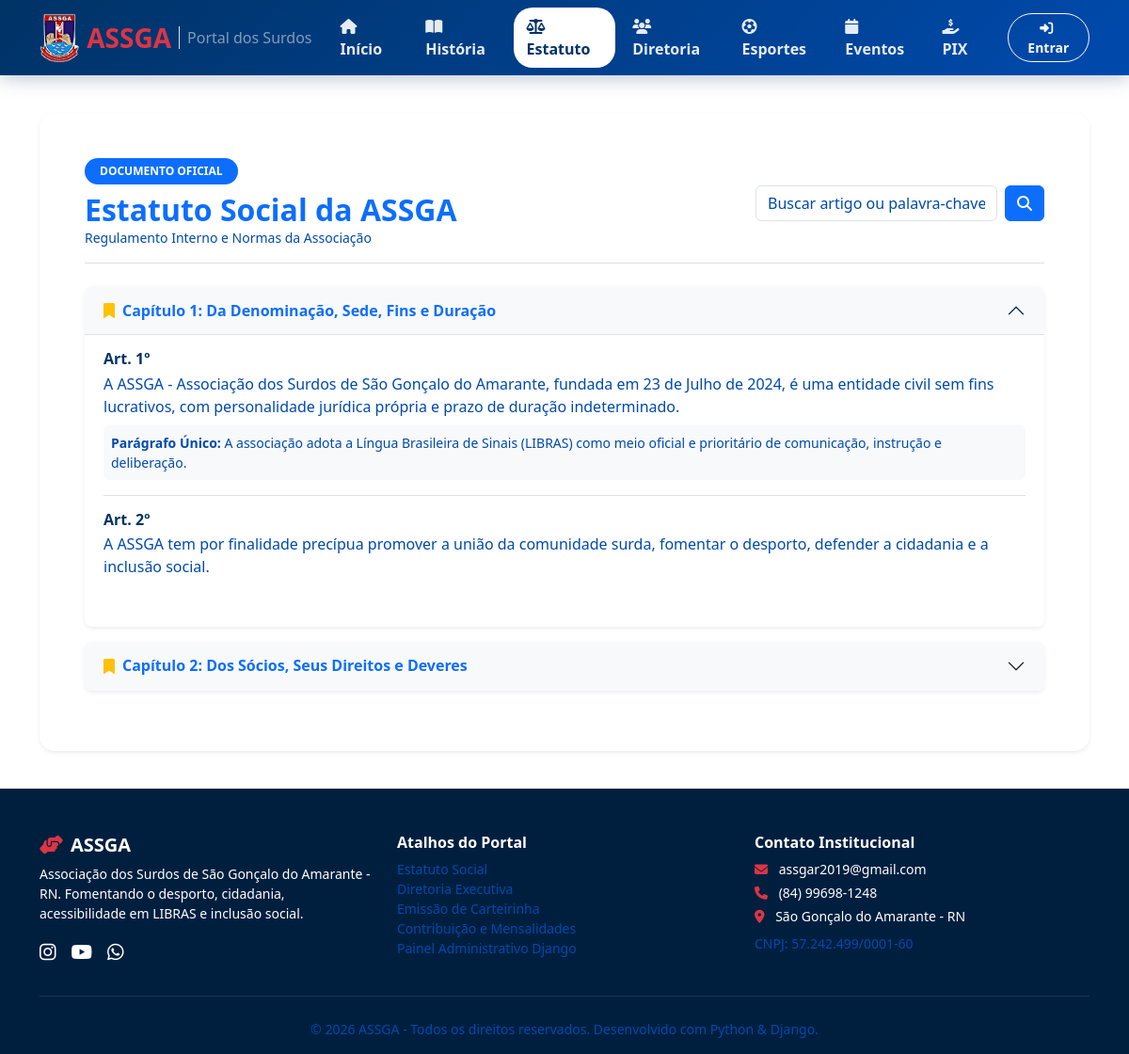
Page /estatuto/ on the committed database.
### core/models.py (models this page shows, shortened)
class CapituloEstatuto(models.Model):
    numero = models.PositiveIntegerField('Número do Capítulo')
    titulo = models.CharField('Título do Capítulo', max_length=200)
    ordem = models.PositiveIntegerField('Ordem', default=1)
    class Meta:
        verbose_name = 'Capítulo do Estatuto'
        verbose_name_plural = 'Capítulos do Estatuto'
        ordering = ['ordem']

class ArtigoEstatuto(models.Model):
    capitulo = models.ForeignKey(CapituloEstatuto, on_delete=models.CASCADE, related_name='artigos')
    numero = models.PositiveIntegerField('Número do Artigo')
    texto = models.TextField('Texto do Artigo')
    paragrafo_unico = models.TextField('Parágrafo Único / Incisos', blank=True)
    class Meta:
        verbose_name = 'Artigo do Estatuto'
        verbose_name_plural = 'Artigos do Estatuto'
        ordering = ['capitulo__ordem', 'numero']

### core/views.py (the view)
# urls.py: path('estatuto/', views.estatuto_view, name='estatuto'),
def estatuto_view(request):
    busca = request.GET.get('q', '').strip()
    capitulos = CapituloEstatuto.objects.prefetch_related('artigos').all()
    if busca:
        artigos_filtrados = ArtigoEstatuto.objects.filter(texto__icontains=busca)
    else:
        artigos_filtrados = None
    context = {
        'capitulos': capitulos,
        'busca': busca,
        'artigos_filtrados': artigos_filtrados,
        'active_page': 'estatuto',
    }
    return render(request, 'portal/estatuto.html', context)

### core/context_processors.py (called while the page is built)
def assga_global_context(request):
    return {
        'assga_config': getattr(settings, 'ASSGA_CONFIG', {}),
        'current_year': datetime.now().year,
    }

### templates/portal/estatuto.html (shortened to what this page needs)
{% extends 'base.html' %}
{% block content %}
<div class="container py-3">
    <div class="card border-0 shadow-sm rounded-4 p-4 p-md-5">
        <div class="d-flex flex-wrap justify-content-between align-items-center mb-4 border-bottom pb-3">
            <div>
                <span class="badge bg-primary px-3 py-2 rounded-pill fw-bold text-uppercase">Documento Oficial</span>
                <h2 class="fw-bold text-primary mt-2 mb-0">Estatuto Social da ASSGA</h2>
                <p class="text-muted small mb-0">Regulamento Interno e Normas da Associação</p>
            </div>
            <div class="mt-3 mt-md-0">
                <form method="get" class="d-flex gap-2">
                    <input type="text" name="q" value="{{ busca }}" class="form-control" placeholder="Buscar artigo ou palavra-chave...">
                    <button type="submit" class="btn btn-primary"><i class="fa-solid fa-search"></i></button>
                </form>
            </div>
        </div>
        {% if busca %}
        <div class="alert alert-info">
            Resultados da busca por: <strong>"{{ busca }}"</strong>
        </div>
        <div class="row g-3">
            {% for artigo in artigos_filtrados %}
            <div class="col-12">
                <div class="card border-0 bg-light p-3 rounded-3">
                    <h6 class="fw-bold text-primary">{{ artigo.capitulo }} - Artigo {{ artigo.numero }}º</h6>
                    <p class="mb-1 text-dark">{{ artigo.texto }}</p>
                    {% if artigo.paragrafo_unico %}
                    <p class="small text-muted mb-0"><strong>Parágrafo Único:</strong> {{ artigo.paragrafo_unico }}</p>
                    {% endif %}
                </div>
            </div>
            {% empty %}
            <div class="col-12">
                <p class="text-muted">Nenhum artigo encontrado com o termo pesquisado.</p>
            </div>
            {% endfor %}
        </div>
        {% else %}
        <div class="accordion" id="accordionEstatuto">
            {% for cap in capitulos %}
            <div class="accordion-item border-0 mb-3 rounded-3 overflow-hidden shadow-sm">
                <h2 class="accordion-header" id="heading{{ cap.id }}">
                    <button class="accordion-button {% if not forloop.first %}collapsed{% endif %} bg-light fw-bold text-primary" type="button" data-bs-toggle="collapse" data-bs-target="#collapse{{ cap.id }}">
                        <i class="fa-solid fa-bookmark text-warning me-2"></i> Capítulo {{ cap.numero }}: {{ cap.titulo }}
                    </button>
                </h2>
                <div id="collapse{{ cap.id }}" class="accordion-collapse collapse {% if forloop.first %}show{% endif %}" data-bs-parent="#accordionEstatuto">
                    <div class="accordion-body bg-white">
                        {% for artigo in cap.artigos.all %}
                        <div class="mb-3 pb-3 {% if not forloop.last %}border-bottom{% endif %}">
                            <h6 class="fw-bold text-dark mb-1">Art. {{ artigo.numero }}º</h6>
                            <p class="mb-1 text-secondary">{{ artigo.texto }}</p>
                            {% if artigo.paragrafo_unico %}
                            <div class="p-2 bg-light rounded text-muted small mt-2">
                                <strong>Parágrafo Único:</strong> {{ artigo.paragrafo_unico }}
                            </div>
                            {% endif %}
                        </div>
                        {% empty %}
                        <p class="text-muted small">Artigos deste capítulo em fase de consolidação.</p>
                        {% endfor %}
                    </div>
                </div>
            </div>
            {% empty %}
            <div class="alert alert-light border text-center py-4">
                Execute <code>python manage.py seed_assga</code> para carregar os artigos do estatuto.
            </div>
            {% endfor %}
        </div>
        {% endif %}
    </div>
</div>
{% endblock %}

### templates/base.html (style rules this page uses)
:root { --assga-blue: #003366; --assga-light-blue: #004aad; --assga-red: #c62828; --assga-white: #ffffff; --bs-primary: #003366; --bs-secondary: #004aad; --bs-success: #004aad; --bs-info: #004aad; --bs-warning: #c62828; --bs-danger: #c62828; --bs-light: #ffffff; --bs-dark: #001f3f; --bs-body-color: #003366; --bs-secondary-color: #004aad; }
body { font-family: 'Segoe UI', Tahoma, Geneva, Verdana, sans-serif; background-color: var(--assga-white); color: var(--assga-blue); min-height: 100vh; display: flex; flex-direction: column; }
.text-muted, .text-secondary { color: var(--assga-light-blue) !important; }
.text-dark { color: var(--assga-blue) !important; }

### rows in the picture
CapituloEstatuto: numero "1", titulo "Da Denominação, Sede, Fins e Duração"
ArtigoEstatuto: numero "1", texto "A ASSGA - Associação dos Surdos de São Gonçalo do Amarante, fundada em 23 de Julho de 2024, é uma entidade civil sem fins lucrativos, com personalidade jurídica própria e prazo de duração indeterminado.", paragrafo_unico "A associação adota a Língua Brasileira de Sinais (LIBRAS) como meio oficial e prioritário de comunicação, instrução e deliberação."
ArtigoEstatuto: numero "2", texto "A ASSGA tem por finalidade precípua promover a união da comunidade surda, fomentar o desporto, defender a cidadania e a inclusão social."
CapituloEstatuto: numero "2", titulo "Dos Sócios, Seus Direitos e Deveres"
